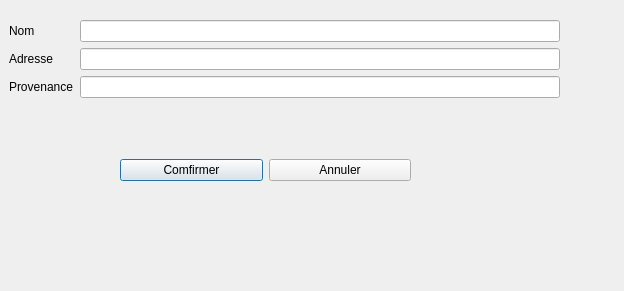
<?xml version="1.0" encoding="UTF-8"?>
<ui version="4.0">
 <class>ajoutvisiteur</class>
 <widget class="QDialog" name="ajoutvisiteur">
  <property name="geometry">
   <rect>
    <x>0</x>
    <y>0</y>
    <width>624</width>
    <height>291</height>
   </rect>
  </property>
  <property name="windowTitle">
   <string>Dialog</string>
  </property>
  <widget class="QWidget" name="formLayoutWidget">
   <property name="geometry">
    <rect>
     <x>9</x>
     <y>20</y>
     <width>551</width>
     <height>80</height>
    </rect>
   </property>
   <layout class="QFormLayout" name="formLayout">
    <item row="2" column="1">
     <widget class="QLineEdit" name="ProvAjout"/>
    </item>
    <item row="2" column="0">
     <widget class="QLabel" name="label">
      <property name="text">
       <string>Provenance</string>
      </property>
     </widget>
    </item>
    <item row="0" column="1">
     <widget class="QLineEdit" name="NomAjout"/>
    </item>
    <item row="0" column="0">
     <widget class="QLabel" name="label_2">
      <property name="text">
       <string>Nom</string>
      </property>
     </widget>
    </item>
    <item row="1" column="1">
     <widget class="QLineEdit" name="AdresseAjout"/>
    </item>
    <item row="1" column="0">
     <widget class="QLabel" name="label_3">
      <property name="text">
       <string>Adresse</string>
      </property>
     </widget>
    </item>
   </layout>
  </widget>
  <widget class="QWidget" name="horizontalLayoutWidget">
   <property name="geometry">
    <rect>
     <x>120</x>
     <y>130</y>
     <width>291</width>
     <height>80</height>
    </rect>
   </property>
   <layout class="QHBoxLayout" name="horizontalLayout">
    <item>
     <widget class="QPushButton" name="ComfAjout">
      <property name="text">
       <string>Comfirmer</string>
      </property>
     </widget>
    </item>
    <item>
     <widget class="QPushButton" name="AnnulAjout">
      <property name="text">
       <string>Annuler</string>
      </property>
     </widget>
    </item>
   </layout>
  </widget>
 </widget>
 <resources/>
 <connections/>
</ui>
